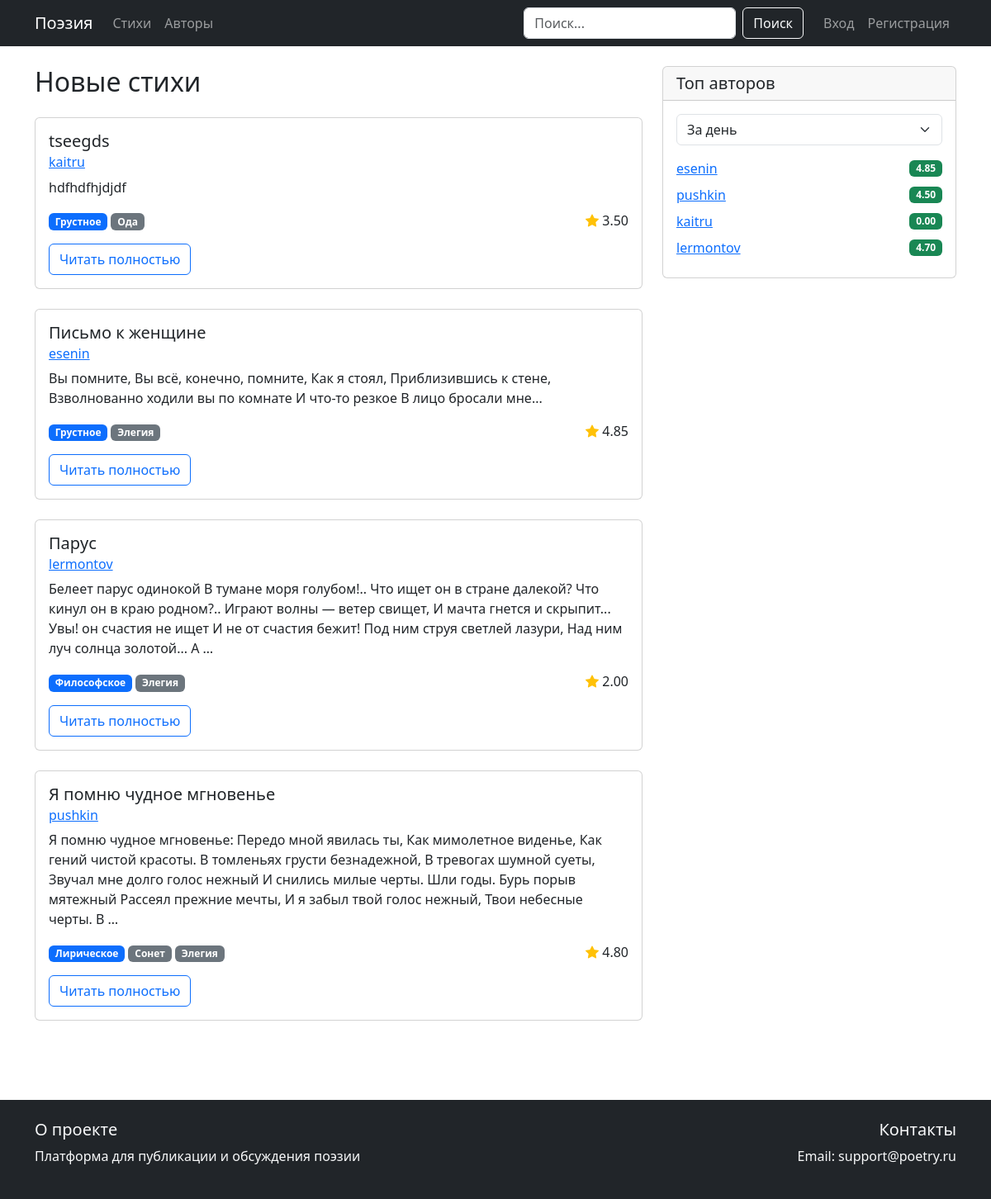
The page / on the database its author committed.
### poetry/models.py (models this page shows, shortened)
class Poem(models.Model):
    title = models.CharField(max_length=200)
    content = models.TextField()
    author = models.ForeignKey(CustomUser, on_delete=models.CASCADE, related_name='poems')
    genres = models.ManyToManyField(Genre)
    mood = models.ForeignKey(Mood, on_delete=models.SET_NULL, null=True)
    created_at = models.DateTimeField(auto_now_add=True)
    user_rating = models.DecimalField(max_digits=3, decimal_places=2, default=0)
    critic_rating = models.DecimalField(max_digits=3, decimal_places=1, default=0)
    class Meta:
        ordering = ['-created_at']

class CustomUser(AbstractUser):
    READER = 'reader'
    AUTHOR = 'author'
    CRITIC = 'critic'
    ADMIN = 'admin'
    ROLE_CHOICES = [
        (READER, 'Читатель'),
        (AUTHOR, 'Автор'),
        (CRITIC, 'Критик'),
        (ADMIN, 'Администратор'),
    ]
    role = models.CharField(max_length=20, choices=ROLE_CHOICES, default=READER)
    phone_number = models.CharField(max_length=15, blank=True, null=True)
    avatar = models.ImageField(upload_to='avatars/', blank=True, null=True)
    user_rating = models.DecimalField(max_digits=3, decimal_places=2, default=0)
    critic_rating = models.DecimalField(max_digits=3, decimal_places=1, default=0)
    critic_requested = models.BooleanField(default=False)

class Mood(models.Model):
    name = models.CharField(max_length=50, unique=True)
    def __str__(self):
        return self.name

class Genre(models.Model):
    name = models.CharField(max_length=50, unique=True)
    def __str__(self):
        return self.name

### poetry/views.py (the view)
# urls.py: 2. Add a URL to urlpatterns:  path('', views.home, name='home')
def home(request):
    poem_list = Poem.objects.select_related('author', 'mood').prefetch_related('genres').order_by('-created_at')
    paginator = Paginator(poem_list, 20)
    page = request.GET.get('page')
    try:
        poems = paginator.page(page)
    except PageNotAnInteger:
        poems = paginator.page(1)
    except EmptyPage:
        poems = paginator.page(paginator.num_pages)
    top_authors = get_top_authors()
    return render(request, 'poetry/home.html', {
        'poems': poems,
        'top_authors': top_authors
    })

### poetry/views.py (called while the page is built)
def get_top_authors(period='week'):
    now = timezone.now()
    if period == 'day':
        start_date = now - timedelta(days=1)
    elif period == 'week':
        start_date = now - timedelta(weeks=1)
    elif period == 'month':
        start_date = now - timedelta(days=30)
    elif period == 'three_months':
        start_date = now - timedelta(days=90)
    elif period == 'six_months':
        start_date = now - timedelta(days=180)
    elif period == 'year':
        start_date = now - timedelta(days=365)
    else:
        start_date = None
    authors = CustomUser.objects.filter(role='author')
    if start_date:
        authors = authors.filter(poems__created_at__gte=start_date)
    return authors.annotate(
        avg_rating=Avg('poems__user_rating'),
        poem_count=Count('poems')
    ).order_by('-avg_rating', '-poem_count')[:5]

### templates/poetry/home.html (shortened to what this page needs)
{% extends 'base.html' %}
{% block content %}
<div class="row">
    <div class="col-md-8">
        <h2 class="mb-4">Новые стихи</h2>
        {% for poem in poems %}
            <div class="card mb-4">
                <div class="card-body">
                    <h5 class="card-title">{{ poem.title }}</h5>
                    <h6 class="card-subtitle mb-2 text-muted">
                        <a href="{% url 'author_detail' poem.author.id %}">{{ poem.author.username }}</a>
                    </h6>
                    <p class="card-text">{{ poem.content|truncatewords:50 }}</p>
                    <div class="d-flex justify-content-between align-items-center">
                        <div>
                            <span class="badge bg-primary">{{ poem.mood }}</span>
                            {% for genre in poem.genres.all %}
                                <span class="badge bg-secondary">{{ genre }}</span>
                            {% endfor %}
                        </div>
                        <div>
                            <i class="bi bi-star-fill text-warning"></i> {{ poem.user_rating }}
                        </div>
                    </div>
                    <a href="{% url 'poem_detail' poem.id %}" class="btn btn-outline-primary mt-3">Читать полностью</a>
                </div>
            </div>
        {% empty %}
            <p>Пока нет стихов.</p>
        {% endfor %}
    </div>
    <div class="col-md-4">
        <div class="card">
            <div class="card-header">
                <h5 class="card-title mb-0">Топ авторов</h5>
            </div>
            <div class="card-body">
                <select class="form-select mb-3" id="timeRange">
                    <option value="day">За день</option>
                </select>
                <div id="topAuthors">
                    {% for author in top_authors %}
                        <div class="d-flex justify-content-between align-items-center mb-2">
                            <a href="{% url 'author_detail' author.id %}">{{ author.username }}</a>
                            <span class="badge bg-success">{{ author.user_rating }}</span>
                        </div>
                    {% endfor %}
                </div>
            </div>
        </div>
    </div>
</div>
{% endblock %}

### rows shown on the page
Poem: title "tseegds", author.username "kaitru", content "hdfhdfhjdjdf", mood "Грустное", user_rating "3.50"
Genre: name "Ода"
Poem: title "Письмо к женщине", author.username "esenin", content "Вы помните, Вы всё, конечно, помните, Как я стоял, Приблизившись к стене, Взволнованно ходили вы по комнате И что-то резкое В лицо бросали мне...", mood "Грустное", user_rating "4.85"
Genre: name "Элегия"
Poem: title "Парус", author.username "lermontov", content "Белеет парус одинокой В тумане моря голубом!.. Что ищет он в стране далекой? Что кинул он в краю родном?.. Играют волны — ветер свищет, И мачта гнется и скрыпит... Увы! он счастия не ищет И не от счастия бежит! Под ним струя светлей лазури, Над ним луч солнца золотой... А …", mood "Философское", user_rating "2.00"
Poem: title "Я помню чудное мгновенье", author.username "pushkin", content "Я помню чудное мгновенье: Передо мной явилась ты, Как мимолетное виденье, Как гений чистой красоты. В томленьях грусти безнадежной, В тревогах шумной суеты, Звучал мне долго голос нежный И снились милые черты. Шли годы. Бурь порыв мятежный Рассеял прежние мечты, И я забыл твой голос нежный, Твои небесные черты. В …", mood "Лирическое", user_rating "4.80"
Genre: name "Сонет"
CustomUser: username "esenin", user_rating "4.85"
CustomUser: username "pushkin", user_rating "4.50"
CustomUser: username "kaitru", user_rating "0.00"
CustomUser: username "lermontov", user_rating "4.70"
